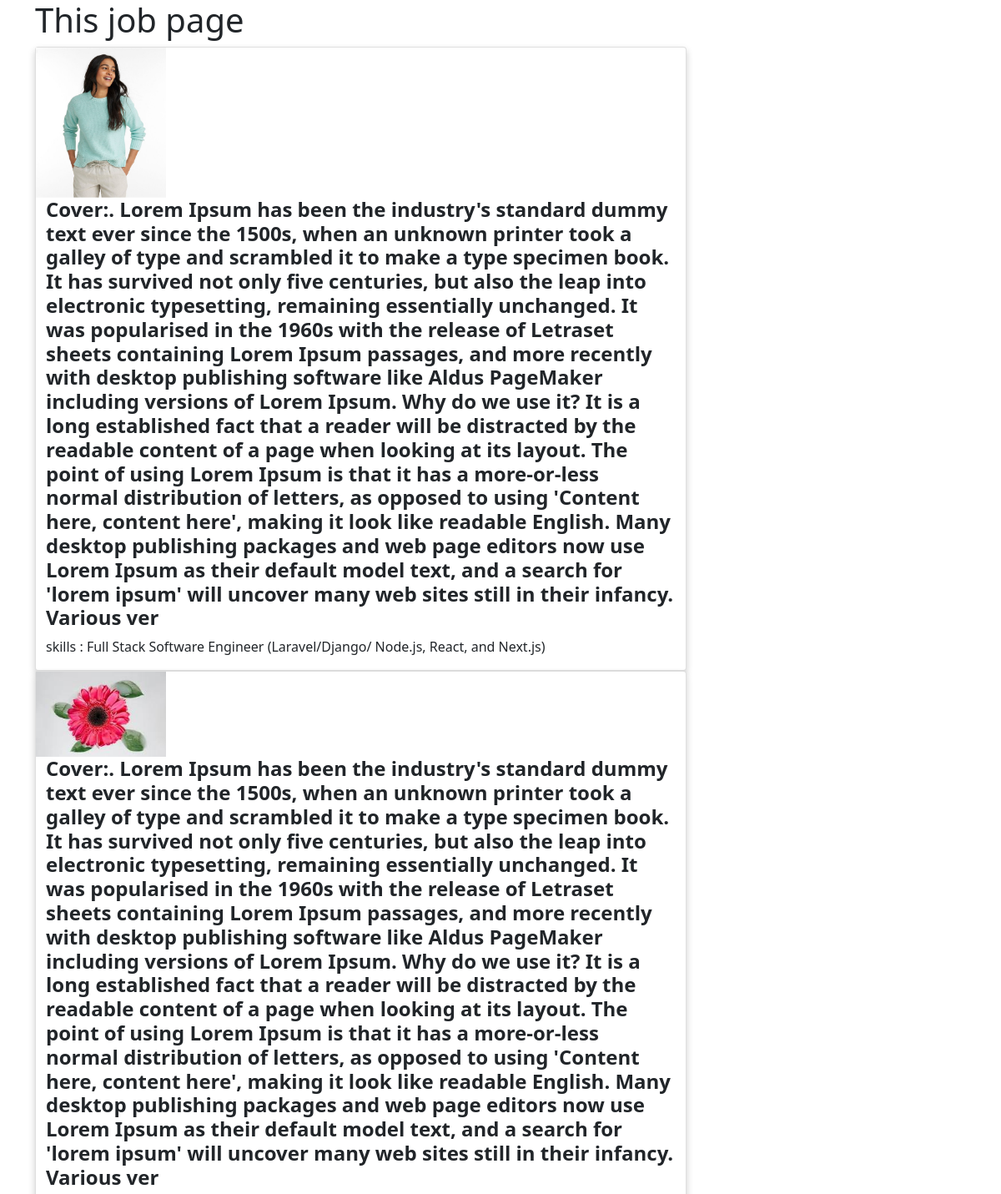
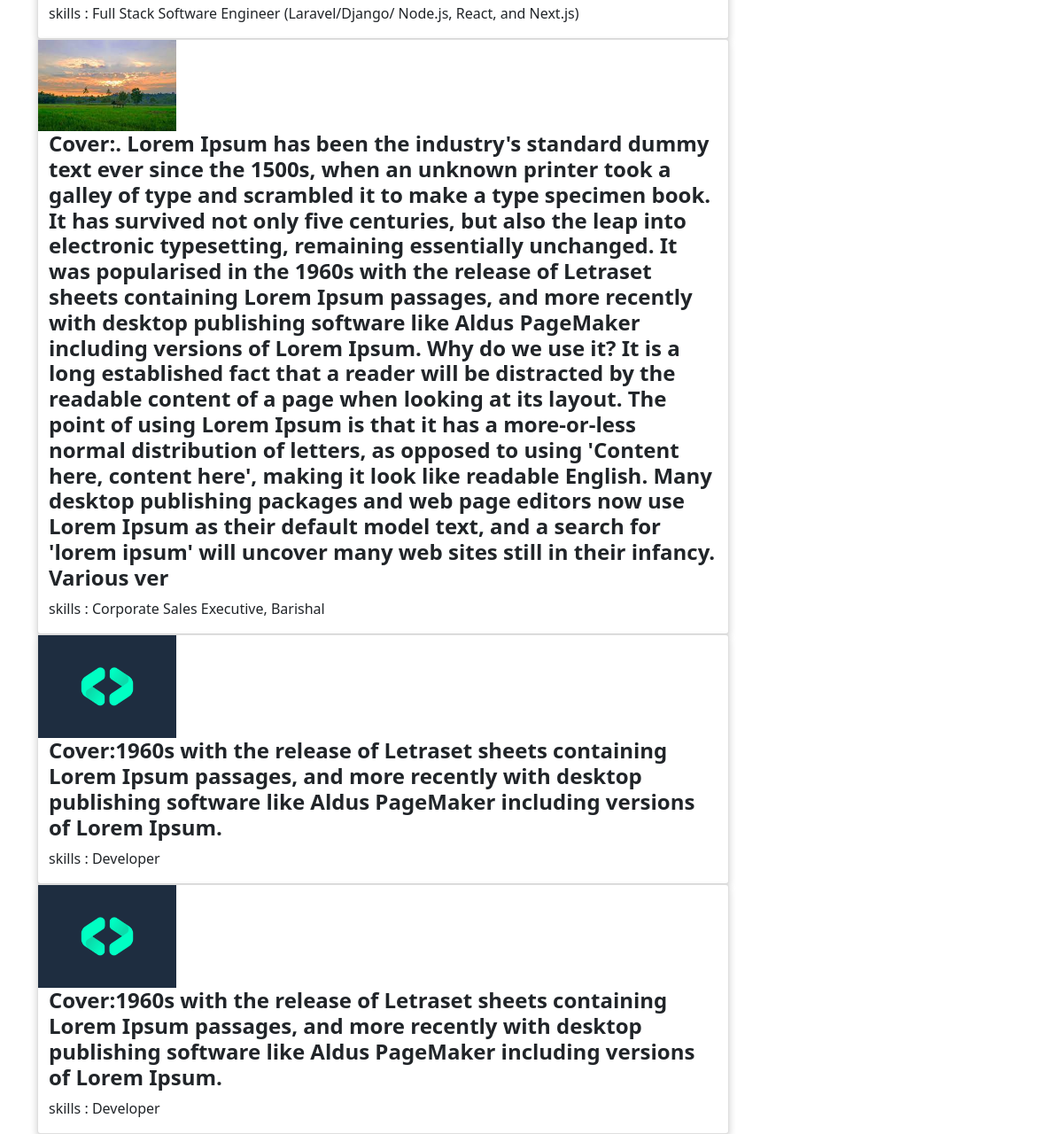
/applidjob/, run on the app's committed database (2 pictures, top to bottom).
### myApp/models.py (models this page shows, shortened)
class jobApplyModel(models.Model):
    user=models.ForeignKey(customUser,on_delete=models.CASCADE,null=True)
    job=models.ForeignKey(JobModel,on_delete=models.CASCADE,null=True)
    Resume = models.FileField(upload_to="Media/Resume",max_length=200, null=True, blank=True)
    Cover = models.TextField(null=True, blank=True)
    Skills = models.CharField(max_length=200, null=True, blank=True)
    Apply_Image=models.ImageField(upload_to='Media/Apply_Image',null=True)

### myProject/views.py (the view)
# urls.py: path("applidjob/", jobapplied, name="jobapplied"),
def jobapplied(req):
    jobs=jobApplyModel.objects.all()
    context={
        "applyJob":jobs
    }
    return render(req,"applidjob.html",context)

### Template/applidjob.html (shortened to what this page needs)
<!doctype html>
<html lang="en">
  <head>
    <link href="https://cdn.jsdelivr.net/npm/bootstrap@5.0.2/dist/css/bootstrap.min.css" rel="stylesheet" >
  </head>
  <body>
    <div class="container" >
      <h1>This job page</h1>
      {% for i in applyJob %}
      <div class="card" >
        <img src="/{{i.Apply_Image}}" alt="Avatar" style="width:20%">
        <div class="container">
          <h4><b>Cover:{{i.Cover}}</b></h4>
          <p>skills : {{i.Skills}}</p>
        </div>
      </div>
      {% endfor %}
    </div>
  </body>
</html>

### Template/applidjob.html (style rules this page uses)
.card { box-shadow: 0 4px 8px 0 rgba(0,0,0,0.2); transition: 0.3s; width: 70%; }

### data on the page
jobApplyModel: Apply_Image (picture), Cover ". Lorem Ipsum has been the industry's standard dummy text ever since the 1500s, when an unknown printer took a galley of type and scrambled it to make a type specimen book. It has survived not only five centuries, but also the leap into electronic typesetting, remaining essentially unchanged. It was popularised in the 1960s with the release of Letraset sheets containing Lorem Ipsum passages, and more recently with desktop publishing software like Aldus PageMaker including versions of Lorem Ipsum. Why do we use it? It is a long established fact that a reader will be distracted by the readable content of a page when looking at its layout. The point of using Lorem Ipsum is that it has a…", Skills "Full Stack Software Engineer (Laravel/Django/ Node.js, React, and Next.js)"
jobApplyModel: Apply_Image (picture), Cover ". Lorem Ipsum has been the industry's standard dummy text ever since the 1500s, when an unknown printer took a galley of type and scrambled it to make a type specimen book. It has survived not only five centuries, but also the leap into electronic typesetting, remaining essentially unchanged. It was popularised in the 1960s with the release of Letraset sheets containing Lorem Ipsum passages, and more recently with desktop publishing software like Aldus PageMaker including versions of Lorem Ipsum. Why do we use it? It is a long established fact that a reader will be distracted by the readable content of a page when looking at its layout. The point of using Lorem Ipsum is that it has a…", Skills "Full Stack Software Engineer (Laravel/Django/ Node.js, React, and Next.js)"
jobApplyModel: Apply_Image (picture), Cover ". Lorem Ipsum has been the industry's standard dummy text ever since the 1500s, when an unknown printer took a galley of type and scrambled it to make a type specimen book. It has survived not only five centuries, but also the leap into electronic typesetting, remaining essentially unchanged. It was popularised in the 1960s with the release of Letraset sheets containing Lorem Ipsum passages, and more recently with desktop publishing software like Aldus PageMaker including versions of Lorem Ipsum. Why do we use it? It is a long established fact that a reader will be distracted by the readable content of a page when looking at its layout. The point of using Lorem Ipsum is that it has a…", Skills "Corporate Sales Executive, Barishal"
jobApplyModel: Apply_Image (picture), Cover "1960s with the release of Letraset sheets containing Lorem Ipsum passages, and more recently with desktop publishing software like Aldus PageMaker including versions of Lorem Ipsum.", Skills "Developer"
jobApplyModel: Apply_Image (picture), Cover "1960s with the release of Letraset sheets containing Lorem Ipsum passages, and more recently with desktop publishing software like Aldus PageMaker including versions of Lorem Ipsum.", Skills "Developer"
